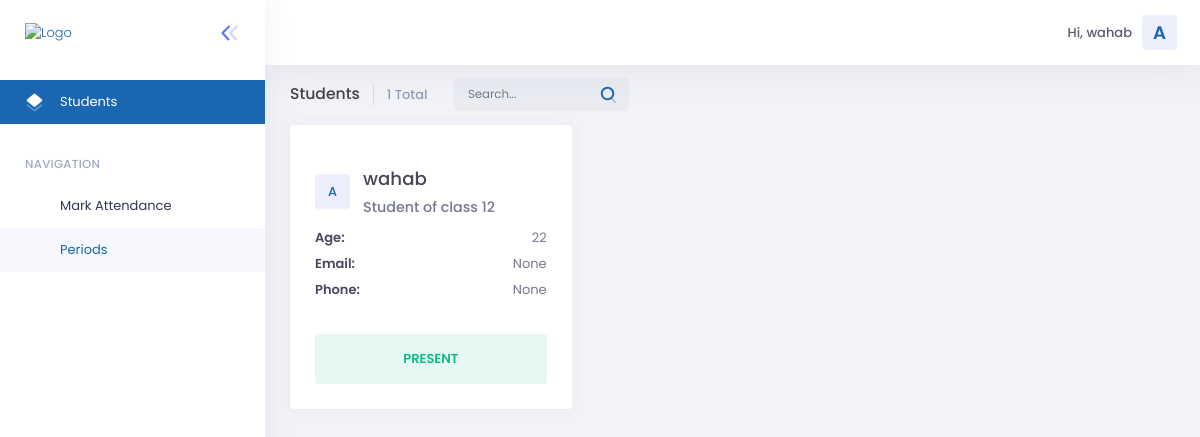
Page /all_attendances/30 (signed in) on the committed database.
### attendance/models.py (models this page shows, shortened)
class Attendance(models.Model):
    period = models.ForeignKey(Period,  on_delete=models.CASCADE)
    student = models.ForeignKey(Student,  on_delete=models.CASCADE)
    timestamp = models.DateTimeField(auto_now_add = True)

class Student(models.Model):
    name = models.CharField(blank=True , null=True, max_length=50)
    age = models.IntegerField(blank = True , null = True)
    student_class = models.IntegerField(blank = True , null = True)
    image = models.CharField(blank=True , null=True, max_length=500)
    email = models.CharField(blank=True , null=True, max_length=50)
    phone  = models.CharField(blank=True , null=True, max_length=50)

### attendance/views.py (the view)
# urls.py: path('all_attendances/<str:id>', views.all_attendances, name="all_attendances"),
@csrf_exempt
def all_attendances(request , id):
	data = {}
	attendances = Attendance.objects.filter(period_id = id)
	print(attendances)
	data['attendances']	= 	attendances
	return render(request , 'all_attendances.html' , data)

### templates/all_attendances.html (shortened to what this page needs)
{% extends 'base.html' %}
{% block body %}
<div class="kt-content  kt-grid__item kt-grid__item--fluid kt-grid kt-grid--hor" id="kt_content">
						<div class="kt-subheader   kt-grid__item" id="kt_subheader">
							<div class="kt-container  kt-container--fluid ">
								<div class="kt-subheader__main">
									<h3 class="kt-subheader__title">
										Students
									</h3>
									<div class="kt-subheader__group" id="kt_subheader_search">
										<span class="kt-subheader__desc" id="kt_subheader_total">
											{{attendances|length}} Total </span>
										<form class="kt-margin-l-20" id="kt_subheader_search_form">
											<div class="kt-input-icon kt-input-icon--right kt-subheader__search">
												<input type="text" class="form-control" placeholder="Search..." id="generalSearch">
												<span class="kt-input-icon__icon kt-input-icon__icon--right">
													<span>
													</span>
												</span>
											</div>
										</form>
									</div>
								</div>
							</div>
						</div>
						<div class="kt-container  kt-container--fluid  kt-grid__item kt-grid__item--fluid">
							<div class="row">
                                {% for attendance in  attendances %}
								<div class="col-xl-3 col-lg-4 col-md-6">
									<div class="kt-portlet kt-portlet--height-fluid">
										<div class="kt-portlet__head kt-portlet__head--noborder">
										</div>
										<div class="kt-portlet__body">
											<div class="kt-widget kt-widget--user-profile-2">
												<div class="kt-widget__head">
													<div class="kt-widget__media">
														<span class="kt-badge kt-badge--username kt-badge--unified-primary kt-badge--lg kt-badge--rounded kt-badge--bold">A</span>
													</div>
													<div class="kt-widget__info">
														<a href="#" class="kt-widget__username">
															{{attendance.student.name}}
														</a>
														<span class="kt-widget__desc">
															Student of class {{attendance.student.student_class}}
														</span>
													</div>
												</div>
												<div class="kt-widget__body">
													<div class="kt-widget__item">
                                                        <div class="kt-widget__contact">
															<span class="kt-widget__label">Age:</span>
															<span class="kt-widget__data">{{attendance.student.age}}</span>
														</div>
														<div class="kt-widget__contact">
															<span class="kt-widget__label">Email:</span>
															<a href="#" class="kt-widget__data">{{attendance.student.email}}</a>
														</div>
														<div class="kt-widget__contact">
															<span class="kt-widget__label">Phone:</span>
															<a href="#" class="kt-widget__data">{{attendance.student.phone}}</a>
														</div>
													</div>
												</div>
												<div class="kt-widget__footer">
													<button type="button" class="btn btn-label-success btn-lg btn-upper">Present</button>
												</div>
											</div>
										</div>
									</div>
								</div>
								{% endfor %}
							</div>
						</div>
					</div>
{% endblock body %}

### templates/base.html (shortened to what this page needs)
<!DOCTYPE html>
<html lang="en">
{% load static %}
<head>
	<link href="{% static 'assets/plugins/custom/datatables/datatables.bundle.css' %}" rel="stylesheet" type="text/css" />
	<link href="{% static 'assets/plugins/global/plugins.bundle.css' %}" rel="stylesheet" type="text/css" />
	<link href="{% static 'assets/css/style.bundle.css' %}" rel="stylesheet" type="text/css" />
	<link href="{% static 'assets/css/custom.style.css' %}" rel="stylesheet" type="text/css" />
	<link href="{% static 'assets/css/skins/header/base/light.css' %}" rel="stylesheet" type="text/css" />
	<link href="{% static 'assets/css/skins/header/menu/light.css' %}" rel="stylesheet" type="text/css" />
	<link href="{% static 'assets/css/skins/brand/light.css' %}" rel="stylesheet" type="text/css" />
	<link href="{% static 'assets/css/skins/aside/light.css' %}" rel="stylesheet" type="text/css" />
</head>
<body
	class="kt-quick-panel--right kt-demo-panel--right kt-offcanvas-panel--right kt-header--fixed kt-header-mobile--fixed kt-subheader--enabled kt-subheader--transparent kt-aside--enabled kt-aside--fixed kt-page--loading">
	<div class="kt-grid kt-grid--hor kt-grid--root">
		<div class="kt-grid__item kt-grid__item--fluid kt-grid kt-grid--ver kt-page">
			<div class="kt-aside kt-aside--fixed  kt-grid__item kt-grid kt-grid--desktop kt-grid--hor-desktop"
				id="kt_aside">
				<div class="kt-aside__brand kt-grid__item " id="kt_aside_brand">
					<div class="kt-aside__brand-logo">
						<a href="{% url 'all_students' %}">
							<img alt="Logo" width="100%" src="{% static 'assets/media/logos/top-logo.svg' %}" />
						</a>
					</div>
					<div class="kt-aside__brand-tools">
						<button class="kt-aside__brand-aside-toggler" id="kt_aside_toggler">
							<span></span>
						</button>
					</div>
				</div>
				<div class="kt-aside-menu-wrapper kt-grid__item kt-grid__item--fluid" id="kt_aside_menu_wrapper">
					<div id="kt_aside_menu" class="kt-aside-menu kt-scroll kt-padding-b-100" data-ktmenu-vertical="1"
						data-ktmenu-scroll="1" data-ktmenu-dropdown-timeout="500">
						<ul class="kt-menu__nav ">
							<li class="kt-menu__item  kt-menu__item--active kt-margin-b-20" aria-haspopup="true"><a
									href="{% url 'all_students' %}" class="kt-menu__link kt-bg-primary"><span
										class="kt-menu__link-icon">
										<span class="kt-menu__link-icon"></span>
									</span><span class="kt-menu__link-text kt-font-light">Students</span></a></li>
							<li class="kt-menu__section ">
								<h4 class="kt-menu__section-text">NAVIGATION</h4>
							</li>
							<li class="kt-menu__item  kt-menu__item--submenu" aria-haspopup="true"
								data-ktmenu-submenu-toggle="hover">
								<a href="{% url 'add_period' %}" class="kt-menu__link kt-menu__toggle">
									<span class="kt-menu__link-icon">
										<i class="fa fa-user-friends"></i>
									</span>
									<span class="kt-menu__link-text">Mark Attendance</span>
								</a>
							</li>
							<li class="kt-menu__item  kt-menu__item--submenu kt-menu__item--active" aria-haspopup="true"
								data-ktmenu-submenu-toggle="hover">
								<a href="{% url 'periods' %}" class="kt-menu__link kt-menu__toggle">
									<span class="kt-menu__link-icon">
										<i class="fa fa-user-cog"></i>
									</span>
									<span class="kt-menu__link-text">Periods</span>
								</a>
							</li>
						</ul>
					</div>
				</div>
			</div>
			<div class="kt-grid__item kt-grid__item--fluid kt-grid kt-grid--hor kt-wrapper" id="kt_wrapper">
				<div id="kt_header" class="kt-header kt-grid__item  kt-header--fixed">
					<div class="kt-header__topbar">
						<div class="kt-header__topbar-item kt-header__topbar-item--user">
							<div class="kt-header__topbar-wrapper" data-toggle="dropdown" data-offset="0px,0px">
								<div class="kt-header__topbar-user">
									<div class="kt-user-card-v2">
										<div class="kt-user-card-v2__details kt-user-details-custom kt-margin-r-10">
											<a href="#" class="kt-user-card-v2__name"><span class="">Hi,</span> {{request.user}}</a>
										</div>
										<span class="kt-badge kt-badge--username kt-badge--unified-primary kt-badge--lg kt-badge--rounded kt-badge--bold">A</span>
									</div>
								</div>
							</div>
						</div>
					</div>
				</div>
                  	<div class="kt-content  kt-grid__item kt-grid__item--fluid kt-grid kt-grid--hor" id="kt_content">
                        {% block body %}
                        {% endblock body %}
                    </div>
				</div>
			</div>
		</div>
</body>
</html>

### static/assets/css/custom.style.css (style rules this page uses)
.kt-aside-menu .kt-menu__nav { padding: 0 0 15px 0 !important; }

### static/assets/css/skins/header/base/light.css (style rules this page uses)
@media (min-width: 1025px) { .kt-header { background-color: #ffffff; border-bottom: 1px solid #eff0f6; } }
@media (min-width: 1025px) { .kt-header--fixed:not(.kt-subheader--fixed) .kt-header { border-bottom: 0; -webkit-box-shadow: 0px 0px 40px 0px rgba(82, 63, 105, 0.1); box-shadow: 0px 0px 40px 0px rgba(82, 63, 105, 0.1); } }
.kt-header .kt-header__topbar .kt-header__topbar-item.kt-header__topbar-item--user .kt-header__topbar-user .kt-badge.kt-badge--username { height: 35px; width: 35px; font-size: 1.4rem; font-weight: 600; }

### static/assets/css/skins/brand/light.css (style rules this page uses)
@media (min-width: 1025px) { .kt-aside__brand { background-color: #ffffff; -webkit-box-shadow: none; box-shadow: none; } }

### static/assets/css/skins/aside/light.css (style rules this page uses)
.kt-aside { background-color: #ffffff; -webkit-box-shadow: 0px 0px 28px 0px rgba(82, 63, 105, 0.08); box-shadow: 0px 0px 28px 0px rgba(82, 63, 105, 0.08); }
.kt-aside-menu { background-color: #ffffff ; }
.kt-aside-menu .kt-menu__nav > .kt-menu__item > .kt-menu__heading .kt-menu__link-text, .kt-aside-menu .kt-menu__nav > .kt-menu__item > .kt-menu__link .kt-menu__link-text { color: #313752 ; }
.kt-aside-menu .kt-menu__nav > .kt-menu__item > .kt-menu__heading .kt-menu__link-icon, .kt-aside-menu .kt-menu__nav > .kt-menu__item > .kt-menu__link .kt-menu__link-icon { color: #c4cff9 ; }
.kt-aside-menu .kt-menu__nav > .kt-menu__item.kt-menu__item--active { -webkit-transition: background-color 0.3s; transition: background-color 0.3s; }
.kt-aside-menu .kt-menu__nav > .kt-menu__item.kt-menu__item--active > .kt-menu__heading, .kt-aside-menu .kt-menu__nav > .kt-menu__item.kt-menu__item--active > .kt-menu__link { background-color: #f6f7fd ; }
.kt-aside-menu .kt-menu__nav > .kt-menu__item.kt-menu__item--active > .kt-menu__heading .kt-menu__link-text, .kt-aside-menu .kt-menu__nav > .kt-menu__item.kt-menu__item--active > .kt-menu__link .kt-menu__link-text { color: #1a66b0 ; }
.kt-aside-menu .kt-menu__nav > .kt-menu__item.kt-menu__item--active > .kt-menu__heading .kt-menu__link-icon, .kt-aside-menu .kt-menu__nav > .kt-menu__item.kt-menu__item--active > .kt-menu__link .kt-menu__link-icon { color: #1a66b0 ; }
.kt-aside-menu .kt-menu__nav > .kt-menu__section .kt-menu__section-text { color: #a1a8c3 ; }

### rows in the picture
Attendance: student.name "wahab", student.student_class "12", student.age "22", student.email "None", student.phone "None"

### other values in the picture
{{ request.user }} "wahab"
{{ attendances|length }} "1"
